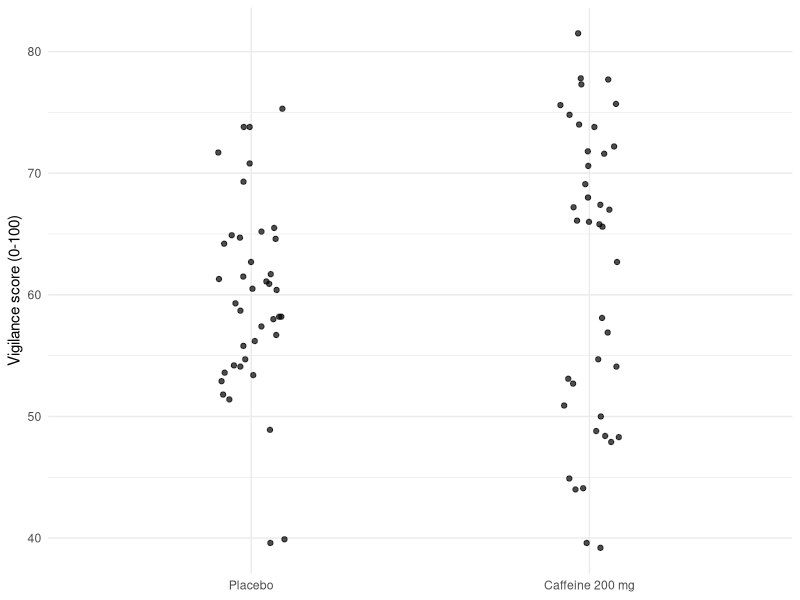
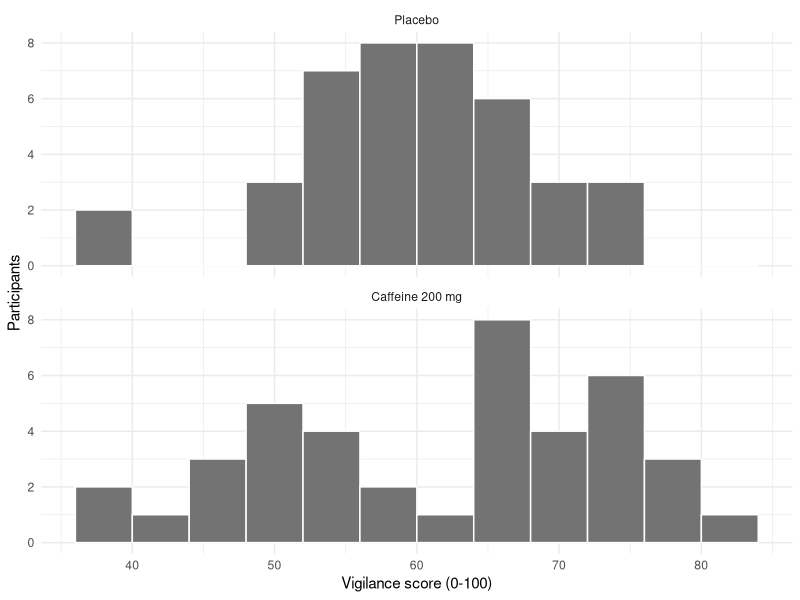
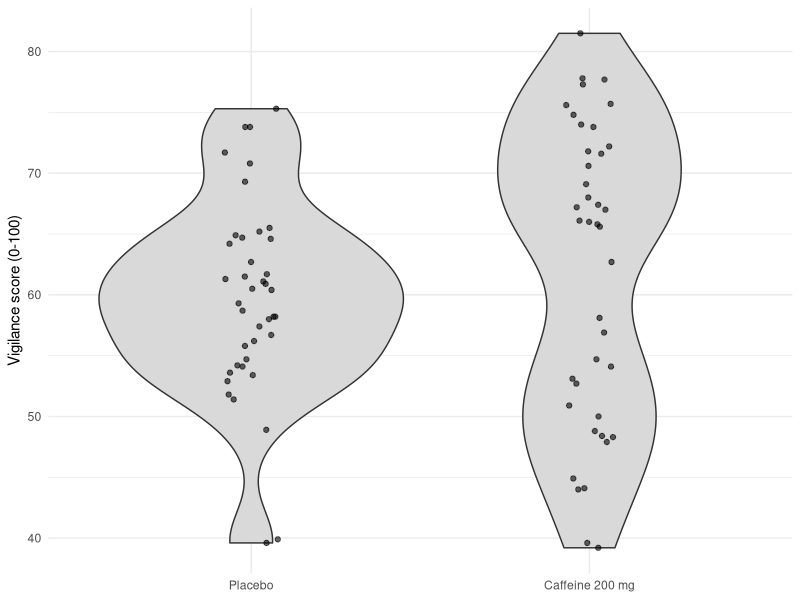

The R source for these figures, in order:
# Optional standalone exercises retained from the original teaching pack.
# Run from code/. Requires ggplot2 only.
# Run from code/. Change one setting at a time and compare the results.
library(ggplot2)
dat <- read.csv("../data/caffeine_attention.csv")
dat$group <- factor(dat$group, levels = c("Placebo", "Caffeine 200 mg"))
p_jitter <- ggplot(dat, aes(group, vigilance)) +
  geom_point(alpha = 0.7,
             position = position_jitter(width = 0.10, height = 0, seed = 1)) +
  labs(x = NULL, y = "Vigilance score (0-100)") + theme_minimal()
print(p_jitter)
p_hist <- ggplot(dat, aes(vigilance)) +
  geom_histogram(binwidth = 4, boundary = 0, colour = "white", fill = "grey45") +
  facet_wrap(~group, ncol = 1, scales = "fixed") +
  labs(x = "Vigilance score (0-100)", y = "Participants") + theme_minimal()
print(p_hist)
p_violin <- ggplot(dat, aes(group, vigilance)) +
  geom_violin(adjust = 0.8, trim = TRUE, fill = "grey85") +
  geom_point(size = 1.5, alpha = 0.6,
             position = position_jitter(width = 0.08, height = 0, seed = 1)) +
  labs(x = NULL, y = "Vigilance score (0-100)") + theme_minimal()
print(p_violin)
